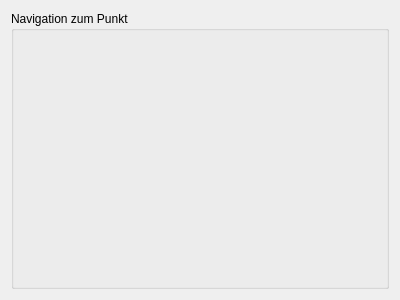
<?xml version="1.0" encoding="UTF-8"?>
<ui version="4.0">
 <class>Form</class>
 <widget class="QWidget" name="Form">
  <property name="geometry">
   <rect>
    <x>0</x>
    <y>0</y>
    <width>400</width>
    <height>300</height>
   </rect>
  </property>
  <property name="windowTitle">
   <string>Form</string>
  </property>
  <layout class="QGridLayout" name="gridLayout">
   <item row="0" column="0">
    <widget class="QGroupBox" name="groupBox">
     <property name="title">
      <string>Navigation zum Punkt</string>
     </property>
     <layout class="QVBoxLayout" name="verticalLayout_2">
      <item>
       <layout class="QVBoxLayout" name="lfbNavigationContent"/>
      </item>
     </layout>
    </widget>
   </item>
  </layout>
 </widget>
 <resources/>
 <connections/>
</ui>
